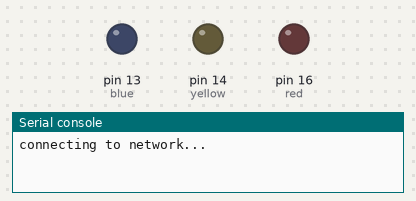
Recording of a program running on a simulated MicroPython board. On the bench: output pins drawn as LEDs (lit = HIGH), the last lines printed to the serial console. WiFi joins after 1.5 s. At 1.5 s the program stops and its outputs stay as they are.

Above: at 0.1 s.
At 1.6 s:
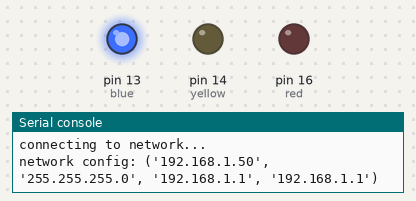
Timing chart, 0 to 3.0 s (numbered marks = the images above):
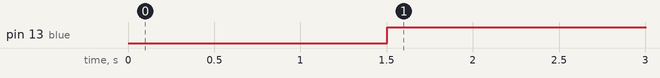

Measured:
- by itself, pin 13 (blue): LOW → HIGH at 1.5 s

The program:

wifi.py
```python
def do_connect():
    import network
    import time
    import machine
    from machine import Pin

    yellow = Pin(14, Pin.OUT)
    blue = Pin(13, Pin.OUT)
    red = Pin(16, Pin.OUT)

    red.off()
    yellow.off()

    sta_if = network.WLAN(network.STA_IF)
    if not sta_if.isconnected():
        print('connecting to network...')
        sta_if.active(True)
        sta_if.connect('ssid', 'password')
        while not sta_if.isconnected():
            pass
    print('network config:', sta_if.ifconfig())
    blue.on()

do_connect()
```
